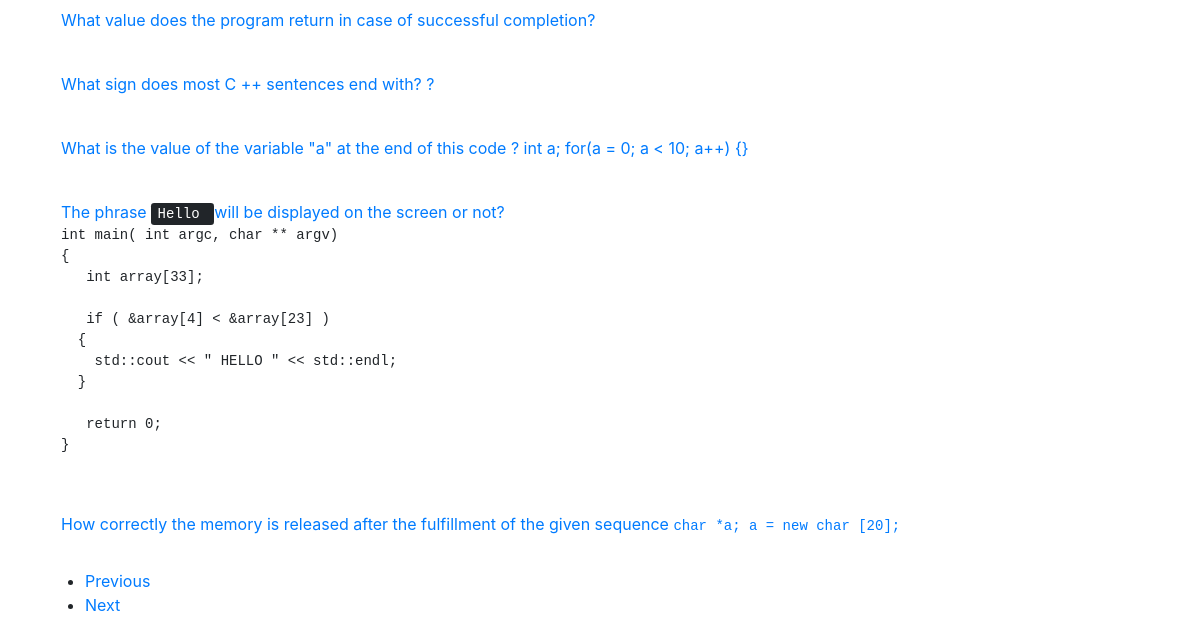
Screenshot of /administration/edit.php with the database file from the repository.
### tables this page shows
CREATE TABLE `Question` (
  `id` int(11) NOT NULL,
  `quiz` text NOT NULL,
  `level` int(1) NOT NULL
);

### administration/edit.php (the view, shortened to what this page needs)
<?
if(!isset($_GET['p']))
	$range=1;
else
	$range=$_GET['p'];
function getQuestions()
	{
		$max=$GLOBALS['range']*5;
		$min = $max - 4;
		$Q = mysql_query("SELECT * FROM Question WHERE id BETWEEN $min AND $max ");
		$q = mysql_fetch_array($Q);
		do
			{
				echo "<a class='nav-link' href='edit.php?id=$q[0]'>$q[1]</a><br>";
			}while($q = mysql_fetch_array($Q));
	}
?>
<!DOCTYPE html>
	<html>
		<head>
				<link rel="stylesheet" href="//maxcdn.bootstrapcdn.com/bootstrap/4.0.0-alpha.2/css/bootstrap.min.css" />
		</head>
		<body>
			<div class="container" id="main">
				<?
				if(isset($_GET['id']))
					{
						$var = $_GET['id'];
						$Question = mysql_fetch_row(mysql_query("SELECT * FROM Question WHERE id=$var"));
						echo "<form name=\"edit\" action=\"edit.php\" method=\"POST\">";
						echo "<label>Intrebarea</label>";
			     		echo "<textarea class='form-control' rows='5' name='q' required>$Question[1]</textarea>";
			     		echo "<label>Nivelul de greutate</label>";
			    		echo "<select class='form-control' name='level' required>";
               			echo "<option></option><option>Incepator</option><option >Mediu</option><option >Avansat</option>";
                      	echo "</select>";
              			$Q = mysql_query("SELECT * FROM `Answer` WHERE id_Q=$var ");
              			$i=1;
						$q = mysql_fetch_array($Q);
							do
								{
									echo '<div class="form-group">';
									echo '<label>Varianta de raspuns #'.$i.'</label>';
									echo '<input type="text" class="form-control" name="ans[]" value="'.$q[2].'" required>';
									if($q[3]==1)
										echo '<input type="radio" name="check" value="'.$i.'" checked>Corect</label>';
									else
										echo '<input type="radio" name="check" value="'.$i.'" >Corect</label>';
									echo '</div>';
									$i++;
								}while($q = mysql_fetch_array($Q));
						echo "<input type='hidden' value=$var name='id'>";
                      	echo "<button type='submit' class='btn btn-primary btn-block' name='submit'>Update</button>";
					}
				else
					{
						getQuestions();
						$p=$range-1;
						$n=$range+1;
						echo '<ul class="pager">';
						echo "<li><a href=\"edit.php?p=$p\">Previous</a></li>";
						echo "<li><a href=\"edit.php?p=$n\">Next</a></li>";
						echo '</ul>';
					}
				?>
			</div>
		</body>
	</html>

### rows the page displays
question: quiz "What value does the program return in case of successful completion?"
question: quiz "What sign does most C ++ sentences end with? ?"
question: quiz "What is the value of the variable \"a\" at the end of this code ? int a; for(a = 0; a < 10; a++) {}"
question: quiz "The phrase Hello will be displayed on the screen or not? int main( int argc, char ** argv) { int array[33]; if ( &array[4] < &array[23] ) { std::cout << \" HELLO \" << std::endl; } return 0; }"
question: quiz "How correctly the memory is released after the fulfillment of the given sequence char *a; a = new char [20];"
